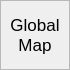
<?xml version="1.0" encoding="UTF-8"?>
<ui version="4.0">
 <class>MapWidget</class>
 <widget class="QWidget" name="MapWidget">
  <property name="windowModality">
   <enum>Qt::NonModal</enum>
  </property>
  <property name="geometry">
   <rect>
    <x>0</x>
    <y>0</y>
    <width>70</width>
    <height>70</height>
   </rect>
  </property>
  <property name="sizePolicy">
   <sizepolicy hsizetype="MinimumExpanding" vsizetype="MinimumExpanding">
    <horstretch>1</horstretch>
    <verstretch>1</verstretch>
   </sizepolicy>
  </property>
  <property name="minimumSize">
   <size>
    <width>50</width>
    <height>50</height>
   </size>
  </property>
  <property name="maximumSize">
   <size>
    <width>70</width>
    <height>70</height>
   </size>
  </property>
  <property name="sizeIncrement">
   <size>
    <width>1</width>
    <height>1</height>
   </size>
  </property>
  <property name="baseSize">
   <size>
    <width>50</width>
    <height>50</height>
   </size>
  </property>
  <property name="cursor">
   <cursorShape>CrossCursor</cursorShape>
  </property>
  <property name="mouseTracking">
   <bool>true</bool>
  </property>
  <property name="windowTitle">
   <string>Map</string>
  </property>
  <layout class="QVBoxLayout" name="layout">
   <property name="margin">
    <number>0</number>
   </property>
   <item>
    <widget class="ActLabel" name="map">
     <property name="sizePolicy">
      <sizepolicy hsizetype="Expanding" vsizetype="Expanding">
       <horstretch>0</horstretch>
       <verstretch>0</verstretch>
      </sizepolicy>
     </property>
     <property name="maximumSize">
      <size>
       <width>16777215</width>
       <height>16777215</height>
      </size>
     </property>
     <property name="font">
      <font>
       <pointsize>13</pointsize>
      </font>
     </property>
     <property name="cursor">
      <cursorShape>CrossCursor</cursorShape>
     </property>
     <property name="mouseTracking">
      <bool>true</bool>
     </property>
     <property name="autoFillBackground">
      <bool>false</bool>
     </property>
     <property name="styleSheet">
      <string notr="true">border-image: url(:/maps/GMap);</string>
     </property>
     <property name="frameShape">
      <enum>QFrame::StyledPanel</enum>
     </property>
     <property name="frameShadow">
      <enum>QFrame::Sunken</enum>
     </property>
     <property name="text">
      <string>Global   Map</string>
     </property>
     <property name="scaledContents">
      <bool>true</bool>
     </property>
     <property name="alignment">
      <set>Qt::AlignCenter</set>
     </property>
     <property name="wordWrap">
      <bool>true</bool>
     </property>
     <property name="textInteractionFlags">
      <set>Qt::NoTextInteraction</set>
     </property>
    </widget>
   </item>
  </layout>
 </widget>
 <customwidgets>
  <customwidget>
   <class>ActLabel</class>
   <extends>QLabel</extends>
   <header>ActiveLabel</header>
  </customwidget>
 </customwidgets>
 <resources/>
 <connections/>
</ui>
